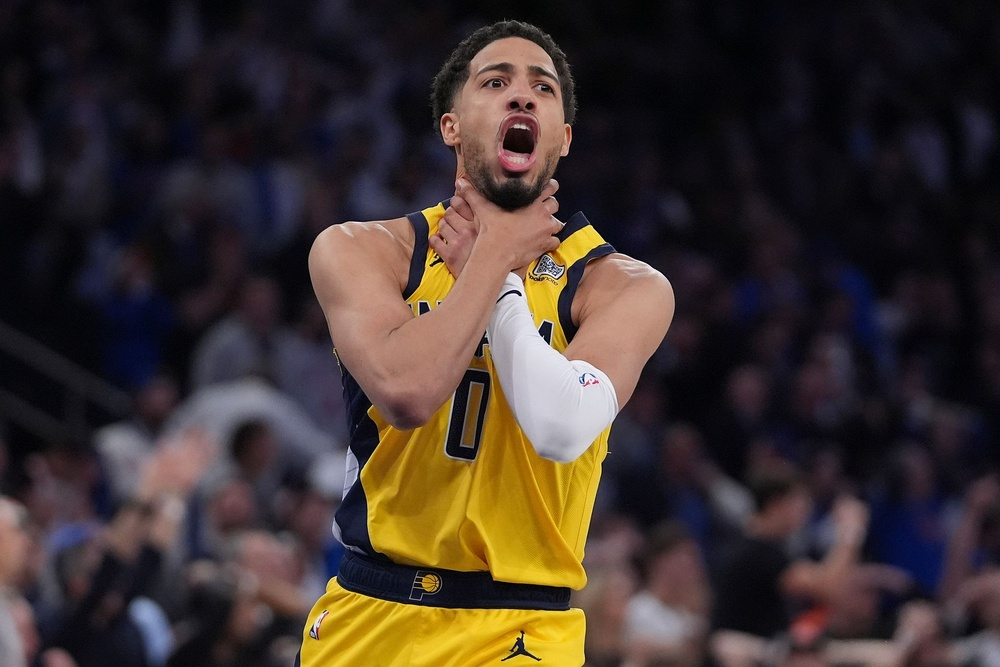
#> input picture images/basketball.jpg, 1000 x 667 px, shrunk from 1920 x 1281 before the run
$ python edgedetection.py
#> lines starting #> are read from the running program, lines starting #| are printed output that depends on the picture; after the words box and inside, x2 and y2 are one past the last pixel; in counts of white or black regions, pixels touching at a corner belong together
import cv2
import os
import numpy as np
#read image
image_path = os.path.join('images', 'basketball.jpg')
image = cv2.imread(image_path)
#> image is the input picture: shape (667, 1000, 3); mean B, G, R 46.7, 51.2, 62.7


#edge det
edgeimage = cv2.Canny(image,200,300)
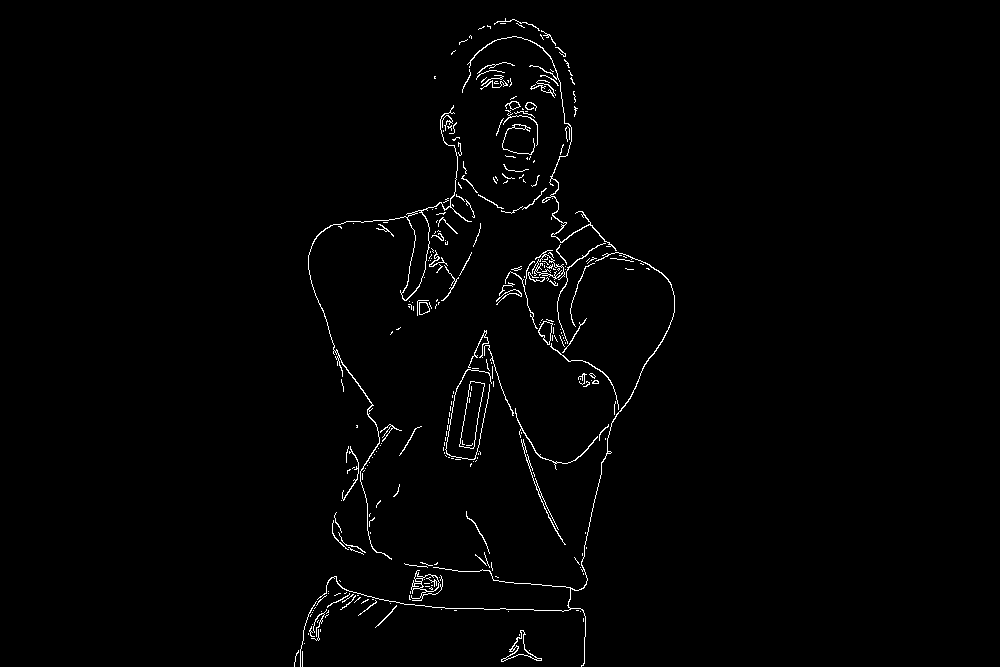
#> edgeimage: shape (667, 1000); 1.3% white in thin lines or dots, all inside (x1, y1, x2, y2) = (294, 18, 675, 667)
imageedgedil = cv2.dilate(edgeimage,np.ones((5,5),dtype=np.int8))
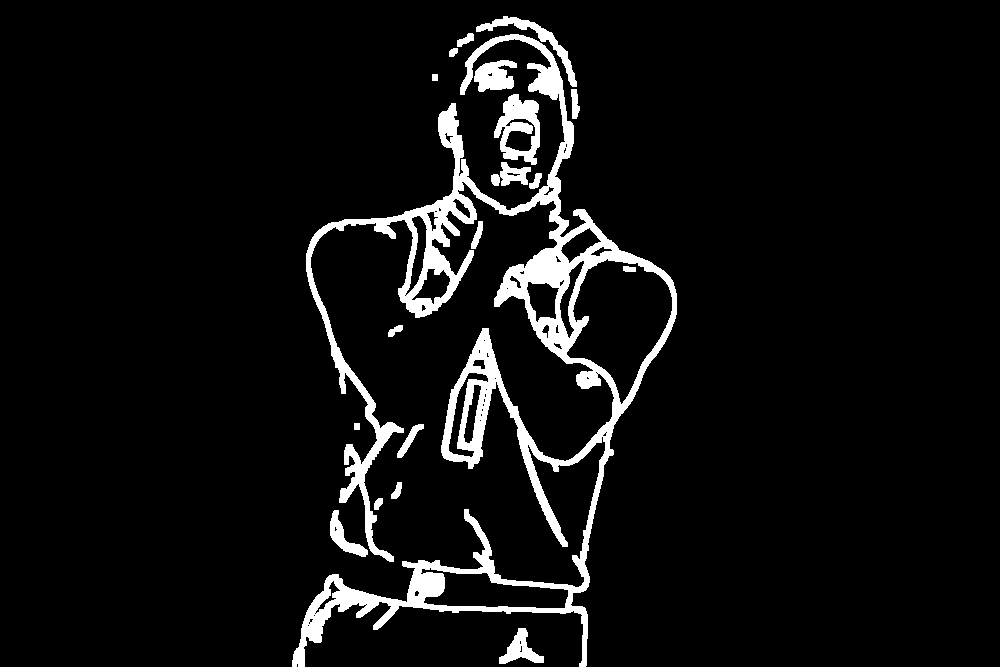
#> imageedgedil: shape (667, 1000); 6.3% white; 19 white regions, largest, box (x1, y1, x2, y2) and area: (292, 34, 677, 667) 34789, (494, 94, 540, 165) 1784, (476, 16, 577, 87) 1043
imageerode = cv2.erode(imageedgedil,np.ones((3,3),dtype=np.int8))
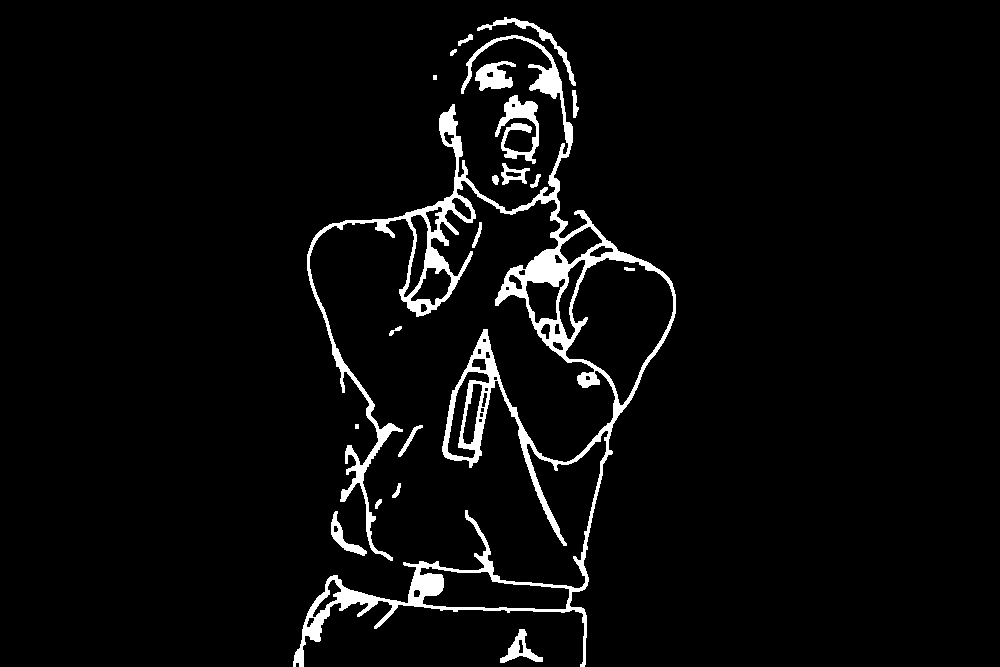
#> imageerode: shape (667, 1000); 4.3% white; 20 white regions, largest, box (x1, y1, x2, y2) and area: (293, 35, 676, 667) 23823, (495, 95, 539, 164) 1275, (475, 61, 516, 91) 726


cv2.imshow('img',image)
cv2.imshow('edgedimg',edgeimage)
cv2.imshow('edgedimgdilated',imageedgedil)
cv2.imshow('imageerode',imageerode)
cv2.waitKey(0)

$ run again, with images/marvel.jpg copied over images/basketball.jpg
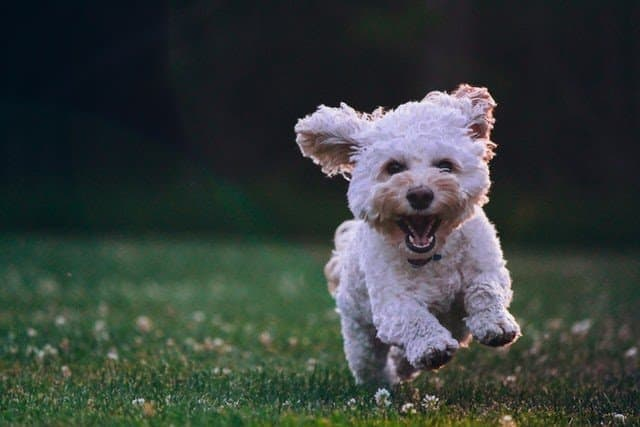
#> input picture images/marvel.jpg, 640 x 427 px
#> image is the input picture: shape (427, 640, 3); mean B, G, R 59.6, 63.1, 55.2
#> `edgeimage = cv2.Canny(image,200,300)`:
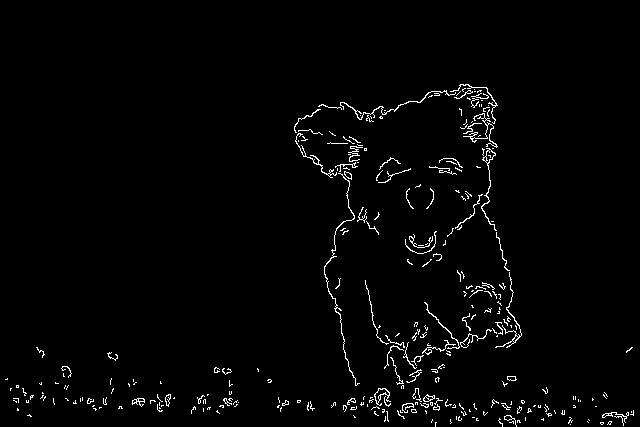
#> edgeimage: shape (427, 640); 2% white in thin lines or dots, all inside (x1, y1, x2, y2) = (5, 84, 634, 427)
#> imageedgedil: shape (427, 640); 9.9% white; 61 white regions, largest, box (x1, y1, x2, y2) and area: (292, 82, 524, 391) 14427, (395, 386, 479, 426) 1401, (341, 386, 393, 424) 1066
#> `imageerode = cv2.erode(imageedgedil,np.ones((3,3),dtype=np.int8))`:
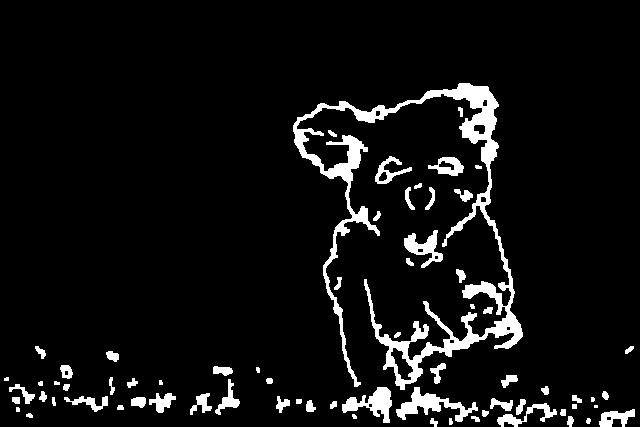
#> imageerode: shape (427, 640); 6.8% white; 70 white regions (5 under 20 px), largest, box (x1, y1, x2, y2) and area: (293, 83, 523, 390) 10129, (396, 387, 478, 422) 999, (342, 387, 392, 423) 814

$ run again, with images/parrot.jpg copied over images/basketball.jpg
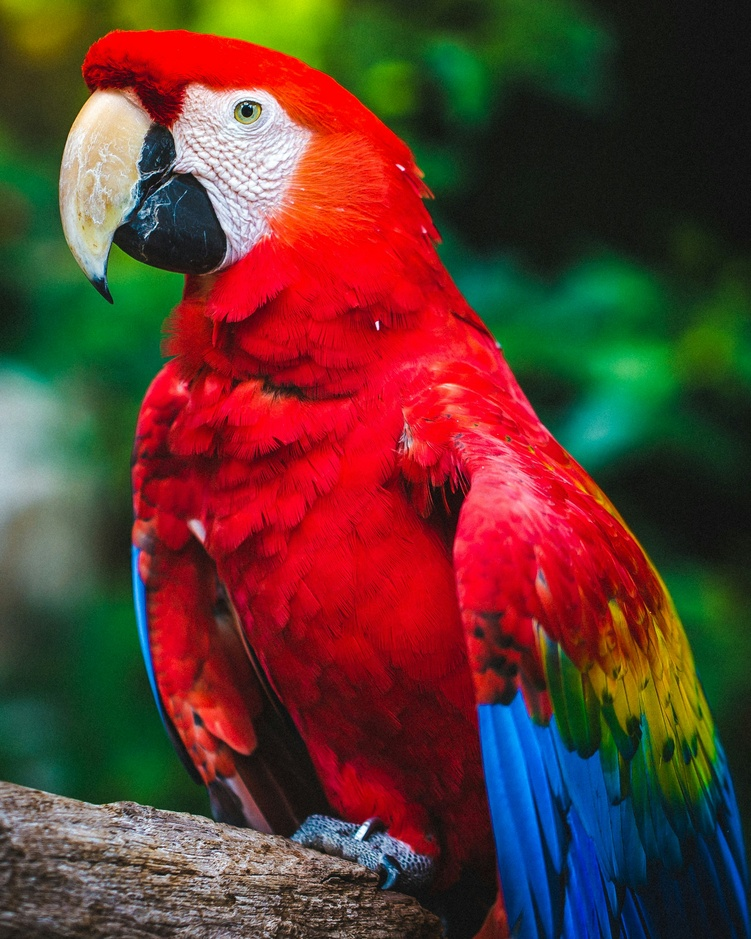
#> input picture images/parrot.jpg, 751 x 939 px, shrunk from 2072 x 2590 before the run
#> image is the input picture: shape (939, 751, 3); mean B, G, R 47.8, 57.6, 95.2
#> `edgeimage = cv2.Canny(image,200,300)`:
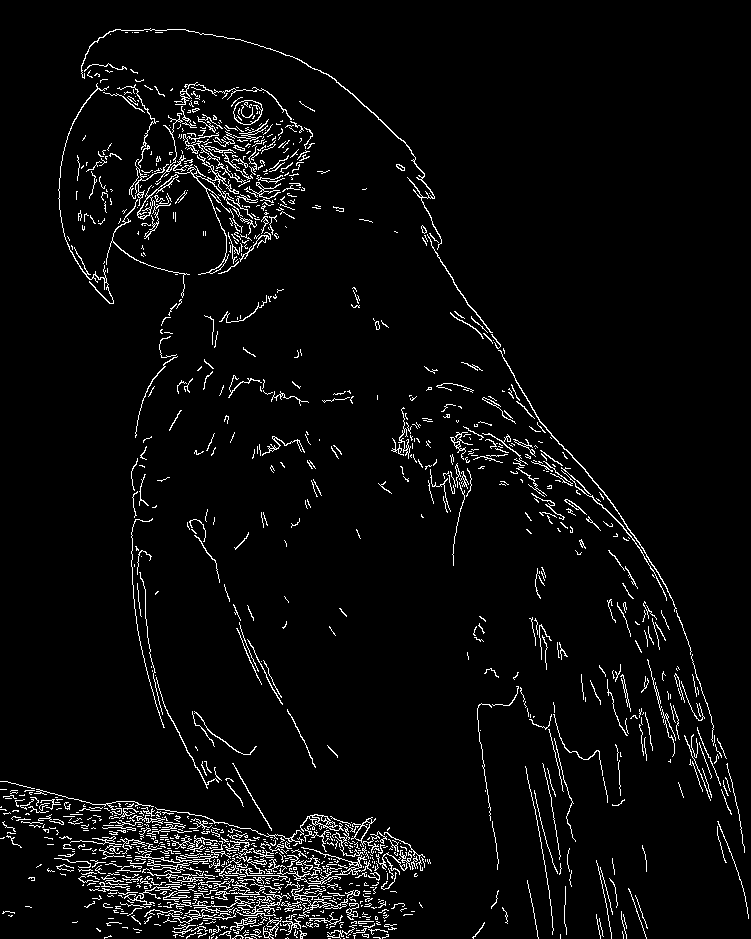
#> edgeimage: shape (939, 751); 4.2% white in thin lines or dots
#> imageedgedil: shape (939, 751); 18.5% white; 118 white regions, largest, box (x1, y1, x2, y2) and area: (56, 26, 747, 855) 49427, (0, 761, 433, 939) 40895, (129, 434, 246, 809) 4950
#> `imageerode = cv2.erode(imageedgedil,np.ones((3,3),dtype=np.int8))`:
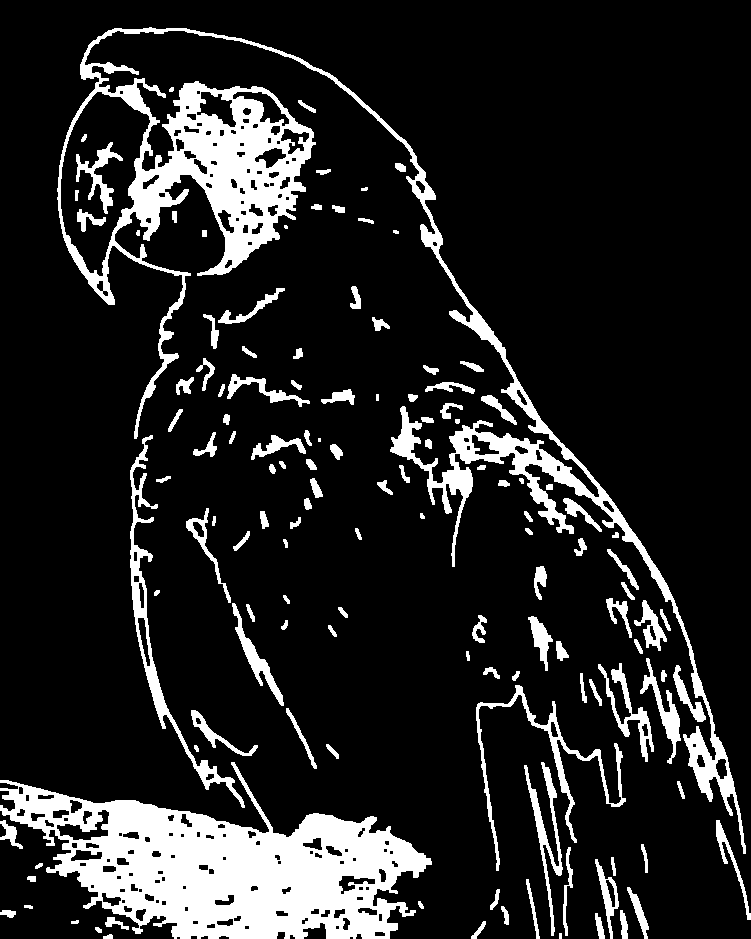
#> imageerode: shape (939, 751); 14.1% white; 131 white regions (3 under 20 px), largest, box (x1, y1, x2, y2) and area: (0, 762, 432, 939) 36512, (57, 27, 746, 854) 35402, (130, 435, 245, 808) 3350
